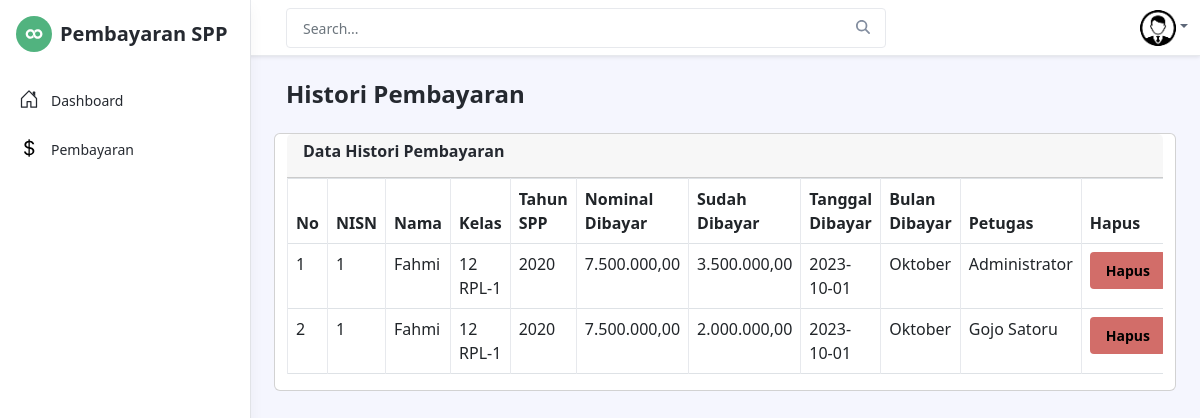
Screenshot of /petugas/histori_pembayaran.php?nisn=1 with the database file from the repository.
### tables this page shows
CREATE TABLE `pembayaran` (
  `id_pembayaran` int(11) NOT NULL,
  `id_petugas` int(11) NOT NULL,
  `nisn` varchar(13) NOT NULL,
  `tgl_bayar` date NOT NULL,
  `bulan_dibayar` varchar(13) NOT NULL,
  `tahun_dibayar` varchar(5) NOT NULL,
  `id_spp` int(11) NOT NULL,
  `jumlah_bayar` int(11) NOT NULL
);

CREATE TABLE `siswa` (
  `nisn` int(14) NOT NULL,
  `nis` int(10) NOT NULL,
  `nama` varchar(50) NOT NULL,
  `id_kelas` int(11) NOT NULL,
  `alamat` text NOT NULL,
  `no_telp` int(12) NOT NULL,
  `id_spp` int(11) NOT NULL
);

CREATE TABLE `kelas` (
  `id_kelas` int(11) NOT NULL,
  `nama_kelas` varchar(50) NOT NULL,
  `kompetensi_keahlian` varchar(50) NOT NULL
);

CREATE TABLE `spp` (
  `id_spp` int(11) NOT NULL,
  `tahun` int(11) NOT NULL,
  `nominal` int(11) NOT NULL
);

CREATE TABLE `petugas` (
  `id_petugas` int(11) NOT NULL,
  `username` varchar(50) NOT NULL,
  `password` varchar(50) NOT NULL,
  `nama_petugas` varchar(50) NOT NULL,
  `level` enum('admin','petugas') NOT NULL
);

### petugas/histori_pembayaran.php (the view, shortened to what this page needs)
<?php
include('../layouts/header.php');
include('../layouts/petugas/bar.php');
include('../layouts/footer.php');
?>
<body class="app">
    <div class="app-wrapper">
	    <div class="app-content pt-3 p-md-3 p-lg-4">
		    <div class="container-xl">
			    <h1 class="app-page-title">Histori Pembayaran</h1>
			    <div class="row g-4 mb-4">
                <div class="card card-nav-tabs">
                    <div class="card-header">
                        <div class="row">
                            <div class="col-6">
                                <h6>Data Histori Pembayaran</h6>
                            </div>
                        </div>
                    </div>
                    <div class="table-responsive">
                    <table class="table table-bordered">
                        <thead>
                            <tr>
                            <th>No</th>
                            <th>NISN</th>
                            <th>Nama</th>
                            <th>Kelas</th>
                            <th>Tahun SPP</th>
                            <th>Nominal Dibayar</th>
                            <th>Sudah Dibayar</th>
                            <th>Tanggal Dibayar</th>
                            <th>Bulan Dibayar</th>
                            <th>Petugas</th>
                            <th>Hapus</th>
                            </tr>
                        </thead>
                        <tbody>
                        <?php
                        include'../core/koneksi.php';
                        $nisn = $_GET['nisn'];
                        $query = "SELECT * FROM pembayaran,siswa,kelas,spp,petugas WHERE pembayaran.nisn=siswa.nisn AND  siswa.id_kelas=kelas.id_kelas AND pembayaran.id_spp=spp.id_spp AND pembayaran.id_petugas=petugas.id_petugas AND pembayaran.nisn='$nisn' ORDER by tgl_bayar DESC";
                        $result = mysqli_query($koneksi, $query);
                        $no = 1;
                        foreach($result as $data) {
                            ?>
                            <tr>
                            <td><?php echo $no++ ?></td>
                            <td><?php echo $data['nisn'] ?></td>
                            <td><?php echo $data['nama'] ?></td>
                            <td><?php echo $data['nama_kelas'] ?></td>
                            <td><?php echo $data['tahun'] ?></td>
                            <td><?= number_format($data['nominal'],2,',','.'); ?></td>
                            <td><?= number_format($data['jumlah_bayar'],2,',','.'); ?></td>
                            <td><?php echo $data['tgl_bayar'] ?></td>
                            <td><?php echo $data['bulan_dibayar'] ?></td>
                            <td><?php echo $data['nama_petugas'] ?></td>
                            <td>
                                <a href="proses/hapus_pembayaran.php?id_pembayaran=<?php echo $data['id_pembayaran']; ?>" class="btn btn-danger btn-sm">Hapus</a>
                            </td>
                            </tr>
                        </div>
                        </div>
                        <?php
                        }
                        ?>
                </div>
				    </div>

### rows the page displays
pembayaran: siswa.nisn "1", siswa.nama "Fahmi", kelas.nama_kelas "12 RPL-1", id_spp.tahun "2020", id_spp.nominal "7.500.000,00", jumlah_bayar "3.500.000,00", tgl_bayar "2023-10-01", bulan_dibayar "Oktober", id_petugas.nama_petugas "Administrator"
pembayaran: siswa.nisn "1", siswa.nama "Fahmi", kelas.nama_kelas "12 RPL-1", id_spp.tahun "2020", id_spp.nominal "7.500.000,00", jumlah_bayar "2.000.000,00", tgl_bayar "2023-10-01", bulan_dibayar "Oktober", id_petugas.nama_petugas "Gojo Satoru"
